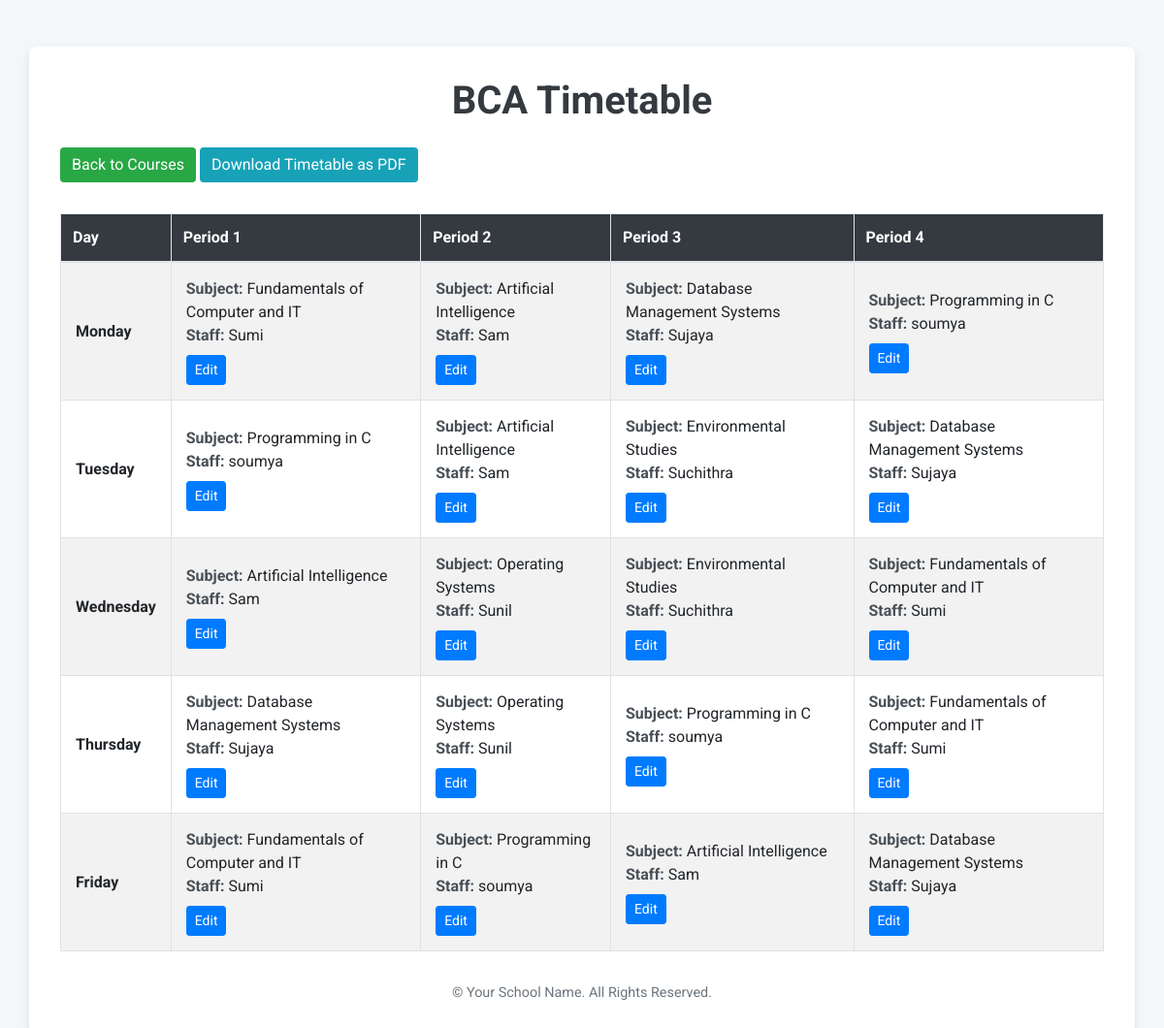
/timetable/2/, run on the app's committed database.
### timetable/models.py (models this page shows, shortened)
class Course(models.Model):
    name = models.CharField(max_length=100)

class Timetable(models.Model):
    DAY_CHOICES = [
        ('Monday', 'Monday'),
        ('Tuesday', 'Tuesday'),
        ('Wednesday', 'Wednesday'),
        ('Thursday', 'Thursday'),
        ('Friday', 'Friday'),
    ]
    course = models.ForeignKey(Course, on_delete=models.CASCADE, related_name='timetables')
    day = models.CharField(max_length=10, choices=DAY_CHOICES)
    time_slot = models.IntegerField()
    subject = models.ForeignKey(Subject, on_delete=models.CASCADE)

class Subject(models.Model):
    name = models.CharField(max_length=100)
    course = models.ForeignKey(Course, on_delete=models.CASCADE, related_name='subjects')
    staff = models.ForeignKey(Staff, on_delete=models.CASCADE, related_name='subjects')

class Staff(models.Model):
    DAY_CHOICES = [
        ('Monday', 'Monday'),
        ('Tuesday', 'Tuesday'),
        ('Wednesday', 'Wednesday'),
        ('Thursday', 'Thursday'),
        ('Friday', 'Friday'),
    ]
    name = models.CharField(max_length=100)
    available_days = MultiSelectField(choices=DAY_CHOICES)

### timetable/views.py (the view)
# urls.py: path('timetable/<int:course_id>/', timetable_view, name='timetable_view'),
def timetable_view(request, course_id):
    course = get_object_or_404(Course, id=course_id)
    timetable_entries = Timetable.objects.filter(course=course).order_by('day', 'time_slot')
    timetable = {day: [None] * 4 for day in DAY_ORDER}
    for entry in timetable_entries:
        if entry.day in timetable:
            timetable[entry.day][entry.time_slot - 1] = entry
    if request.method == 'POST':
        form = TimetableForm(request.POST, course=course)
        if form.is_valid():
            form.save()
    else:
        form = TimetableForm(course=course)
    return render(request, 'timetable.html', {'timetable': timetable, 'course': course, 'form': form})

### templates/timetable.html (shortened to what this page needs)
<!DOCTYPE html>
<html lang="en">
<head>
    <link rel="stylesheet" href="https://maxcdn.bootstrapcdn.com/bootstrap/4.5.2/css/bootstrap.min.css">
</head>
<body>
    <div class="container mt-5">
        <h1 class="text-center mb-4">{{ course.name }} Timetable</h1>
        <form method="post" class="mb-4">
            <a href="{% url 'course_list' %}" class="btn btn-success mb-2">Back to Courses</a>
            <a href="{% url 'download_timetable_pdf' course.id %}" class="btn btn-info mb-2">Download Timetable as PDF</a>
        </form>
        <table class="table table-bordered table-striped table-hover">
            <thead>
                <tr>
                    <th scope="col">Day</th>
                    <th scope="col">Period 1</th>
                    <th scope="col">Period 2</th>
                    <th scope="col">Period 3</th>
                    <th scope="col">Period 4</th>
                </tr>
            </thead>
            <tbody>
                {% for day, periods in timetable.items %}
                <tr>
                    <td class="font-weight-bold">{{ day }}</td>
                    {% for period in periods %}
                        <td>
                            {% if period %}
                                <strong>Subject:</strong> {{ period.subject.name }}<br>
                                <strong>Staff:</strong> {{ period.subject.staff.name }}<br>
                                <a href="{% url 'edit_timetable_entry' period.id %}" class="btn btn-primary btn-sm mt-2">Edit</a>
                            {% else %}
                                <span class="text-muted">-</span>
                            {% endif %}
                        </td>
                    {% endfor %}
                </tr>
                {% endfor %}
            </tbody>
        </table>
        <div class="footer">
            &copy; {{ current_year }} Your School Name. All Rights Reserved.
        </div>
    </div>
</body>
</html>

### templates/timetable.html (style rules this page uses)
body { font-family: 'Roboto', sans-serif; background-color: #f4f7fa; }
.container { background: #ffffff; border-radius: 8px; box-shadow: 0 4px 8px rgba(0, 0, 0, 0.1); padding: 2rem; }
h1 { color: #343a40; font-weight: 700; }
.btn-success { background-color: #28a745; border: none; transition: background-color 0.3s; }
.btn-info { background-color: #17a2b8; border: none; transition: background-color 0.3s; }
.table thead th { background-color: #343a40; color: white; }
.table td { vertical-align: middle; padding: 15px; border: 1px solid #dee2e6; }
.table td strong { color: #495057; }
.footer { margin-top: 2rem; text-align: center; font-size: 0.9rem; color: #6c757d; }

### data on the page
Course: name "BCA"
Timetable: day "Monday", subject.name "Fundamentals of Computer and IT", subject.staff.name "Sumi"
Timetable: subject.name "Artificial Intelligence", subject.staff.name "Sam"
Timetable: subject.name "Database Management Systems", subject.staff.name "Sujaya"
Timetable: subject.name "Programming in C", subject.staff.name "soumya"
Timetable: day "Tuesday", subject.name "Programming in C", subject.staff.name "soumya"
Timetable: subject.name "Artificial Intelligence", subject.staff.name "Sam"
Timetable: subject.name "Environmental Studies", subject.staff.name "Suchithra"
Timetable: subject.name "Database Management Systems", subject.staff.name "Sujaya"
Timetable: day "Wednesday", subject.name "Artificial Intelligence", subject.staff.name "Sam"
Timetable: subject.name "Operating Systems", subject.staff.name "Sunil"
Timetable: subject.name "Environmental Studies", subject.staff.name "Suchithra"
Timetable: subject.name "Fundamentals of Computer and IT", subject.staff.name "Sumi"
Timetable: day "Thursday", subject.name "Database Management Systems", subject.staff.name "Sujaya"
Timetable: subject.name "Operating Systems", subject.staff.name "Sunil"
Timetable: subject.name "Programming in C", subject.staff.name "soumya"
Timetable: subject.name "Fundamentals of Computer and IT", subject.staff.name "Sumi"
Timetable: day "Friday", subject.name "Fundamentals of Computer and IT", subject.staff.name "Sumi"
Timetable: subject.name "Programming in C", subject.staff.name "soumya"
Timetable: subject.name "Artificial Intelligence", subject.staff.name "Sam"
Timetable: subject.name "Database Management Systems", subject.staff.name "Sujaya"
